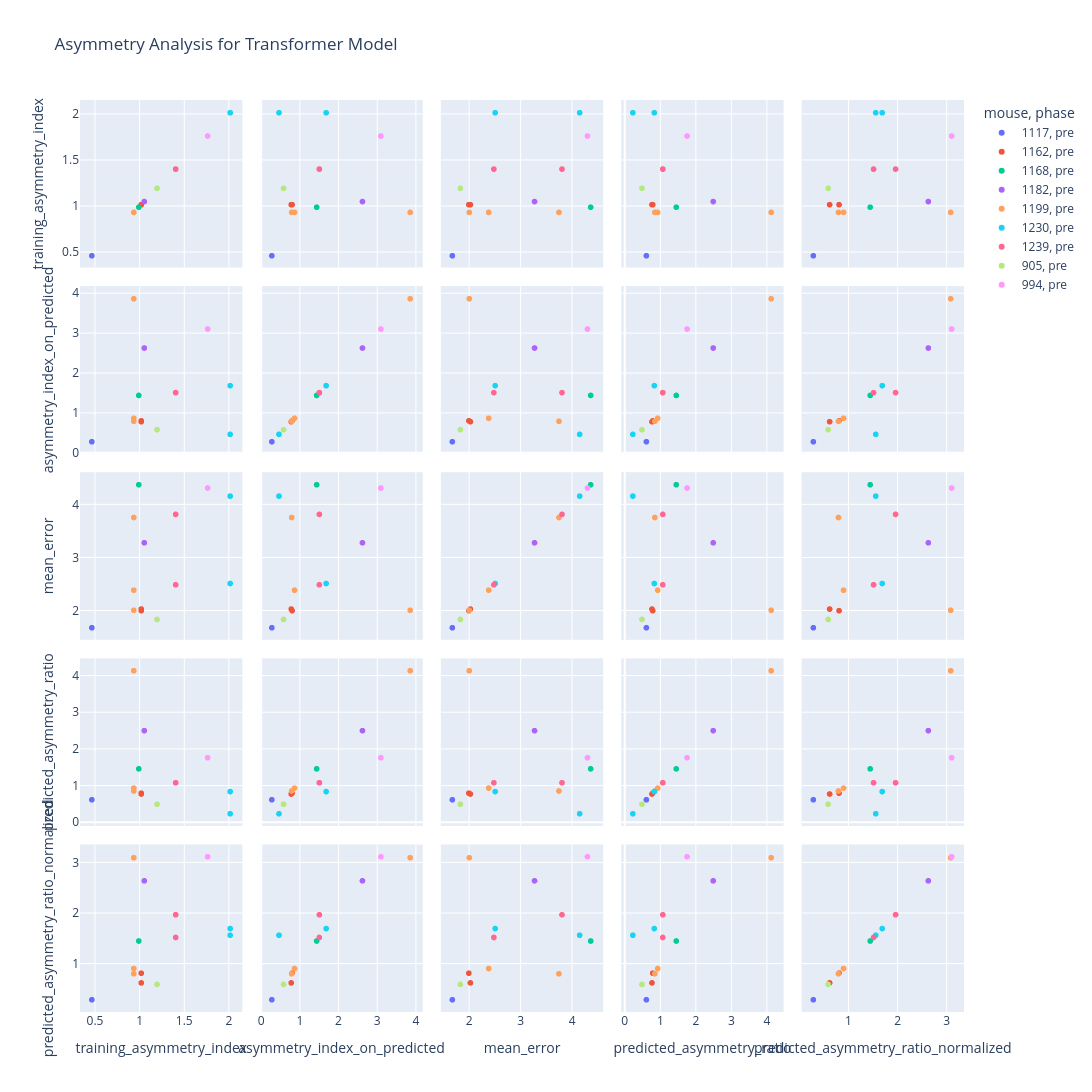

The cell this chart's notebook holds for it:
### Code cell
import plotly.express as px

px.scatter_matrix(
    loader.results_df[
        (loader.results_df.ann_mode == "Transformer")
        & (loader.results_df.phase == "pre")
        & (loader.results_df.winMS == 252)
        & (loader.results_df.mouse != "M1230Known")
    ],
    dimensions=[
        "training_asymmetry_index",
        "asymmetry_index_on_predicted",
        "mean_error",
        "predicted_asymmetry_ratio",
        "predicted_asymmetry_ratio_normalized",
    ],
    color="mouse",
    symbol="phase",
    title="Asymmetry Analysis for Transformer Model",
    width=1500,
    height=1500,
)

### Figure 1 — Plotly figure (JSON) as saved in the notebook; plotly's stock layout.template omitted (floating-point values rounded to 4 significant figures)
{"data": [{"dimensions": [{"axis": {"matches": true}, "label": "training_asymmetry_index", "values": [0.4652]}, {"axis": {"matches": true}, "label": "asymmetry_index_on_predicted", "values": [0.2865]}, {"axis": {"matches": true}, "label": "mean_error", "values": [1.68]}, {"axis": {"matches": true}, "label": "predicted_asymmetry_ratio", "values": [0.6158]}, {"axis": {"matches": true}, "label": "predicted_asymmetry_ratio_normalized", "values": [0.2865]}], "hovertemplate": "mouse=1117<br>phase=pre<br>%{xaxis.title.text}=%{x}<br>%{yaxis.title.text}=%{y}<extra></extra>", "legendgroup": "1117, pre", "marker": {"color": "#636efa", "symbol": "circle"}, "name": "1117, pre", "showlegend": true, "type": "splom"}, {"dimensions": [{"axis": {"matches": true}, "label": "training_asymmetry_index", "values": [1.02, 1.02]}, {"axis": {"matches": true}, "label": "asymmetry_index_on_predicted", "values": [0.8113, 0.7883]}, {"axis": {"matches": true}, "label": "mean_error", "values": [2.001, 2.032]}, {"axis": {"matches": true}, "label": "predicted_asymmetry_ratio", "values": [0.7956, 0.773]}, {"axis": {"matches": true}, "label": "predicted_asymmetry_ratio_normalized", "values": [0.8113, 0.6193]}], "hovertemplate": "mouse=1162<br>phase=pre<br>%{xaxis.title.text}=%{x}<br>%{yaxis.title.text}=%{y}<extra></extra>", "legendgroup": "1162, pre", "marker": {"color": "#EF553B", "symbol": "circle"}, "name": "1162, pre", "showlegend": true, "type": "splom"}, {"dimensions": [{"axis": {"matches": true}, "label": "training_asymmetry_index", "values": [0.9923]}, {"axis": {"matches": true}, "label": "asymmetry_index_on_predicted", "values": [1.447]}, {"axis": {"matches": true}, "label": "mean_error", "values": [4.374]}, {"axis": {"matches": true}, "label": "predicted_asymmetry_ratio", "values": [1.459]}, {"axis": {"matches": true}, "label": "predicted_asymmetry_ratio_normalized", "values": [1.447]}], "hovertemplate": "mouse=1168<br>phase=pre<br>%{xaxis.title.text}=%{x}<br>%{yaxis.title.text}=%{y}<extra></extra>", "legendgroup": "1168, pre", "marker": {"color": "#00cc96", "symbol": "circle"}, "name": "1168, pre", "showlegend": true, "type": "splom"}, {"dimensions": [{"axis": {"matches": true}, "label": "training_asymmetry_index", "values": [1.054]}, {"axis": {"matches": true}, "label": "asymmetry_index_on_predicted", "values": [2.635]}, {"axis": {"matches": true}, "label": "mean_error", "values": [3.281]}, {"axis": {"matches": true}, "label": "predicted_asymmetry_ratio", "values": [2.501]}, {"axis": {"matches": true}, "label": "predicted_asymmetry_ratio_normalized", "values": [2.635]}], "hovertemplate": "mouse=1182<br>phase=pre<br>%{xaxis.title.text}=%{x}<br>%{yaxis.title.text}=%{y}<extra></extra>", "legendgroup": "1182, pre", "marker": {"color": "#ab63fa", "symbol": "circle"}, "name": "1182, pre", "showlegend": true, "type": "splom"}, {"dimensions": [{"axis": {"matches": true}, "label": "training_asymmetry_index", "values": [0.9361, 0.9361, 0.9361]}, {"axis": {"matches": true}, "label": "asymmetry_index_on_predicted", "values": [0.7999, 3.871, 0.8746]}, {"axis": {"matches": true}, "label": "mean_error", "values": [3.757, 2.009, 2.388]}, {"axis": {"matches": true}, "label": "predicted_asymmetry_ratio", "values": [0.8545, 4.135, 0.9343]}, {"axis": {"matches": true}, "label": "predicted_asymmetry_ratio_normalized", "values": [0.7999, 3.093, 0.9033]}], "hovertemplate": "mouse=1199<br>phase=pre<br>%{xaxis.title.text}=%{x}<br>%{yaxis.title.text}=%{y}<extra></extra>", "legendgroup": "1199, pre", "marker": {"color": "#FFA15A", "symbol": "circle"}, "name": "1199, pre", "showlegend": true, "type": "splom"}, {"dimensions": [{"axis": {"matches": true}, "label": "training_asymmetry_index", "values": [2.018, 2.018]}, {"axis": {"matches": true}, "label": "asymmetry_index_on_predicted", "values": [1.693, 0.472]}, {"axis": {"matches": true}, "label": "mean_error", "values": [2.513, 4.16]}, {"axis": {"matches": true}, "label": "predicted_asymmetry_ratio", "values": [0.8388, 0.2339]}, {"axis": {"matches": true}, "label": "predicted_asymmetry_ratio_normalized", "values": [1.693, 1.561]}], "hovertemplate": "mouse=1230<br>phase=pre<br>%{xaxis.title.text}=%{x}<br>%{yaxis.title.text}=%{y}<extra></extra>", "legendgroup": "1230, pre", "marker": {"color": "#19d3f3", "symbol": "circle"}, "name": "1230, pre", "showlegend": true, "type": "splom"}, {"dimensions": [{"axis": {"matches": true}, "label": "training_asymmetry_index", "values": [1.406, 1.406]}, {"axis": {"matches": true}, "label": "asymmetry_index_on_predicted", "values": [1.517, 1.518]}, {"axis": {"matches": true}, "label": "mean_error", "values": [2.489, 3.816]}, {"axis": {"matches": true}, "label": "predicted_asymmetry_ratio", "values": [1.079, 1.08]}, {"axis": {"matches": true}, "label": "predicted_asymmetry_ratio_normalized", "values": [1.517, 1.966]}], "hovertemplate": "mouse=1239<br>phase=pre<br>%{xaxis.title.text}=%{x}<br>%{yaxis.title.text}=%{y}<extra></extra>", "legendgroup": "1239, pre", "marker": {"color": "#FF6692", "symbol": "circle"}, "name": "1239, pre", "showlegend": true, "type": "splom"}, {"dimensions": [{"axis": {"matches": true}, "label": "training_asymmetry_index", "values": [1.197]}, {"axis": {"matches": true}, "label": "asymmetry_index_on_predicted", "values": [0.5892]}, {"axis": {"matches": true}, "label": "mean_error", "values": [1.836]}, {"axis": {"matches": true}, "label": "predicted_asymmetry_ratio", "values": [0.4922]}, {"axis": {"matches": true}, "label": "predicted_asymmetry_ratio_normalized", "values": [0.5892]}], "hovertemplate": "mouse=905<br>phase=pre<br>%{xaxis.title.text}=%{x}<br>%{yaxis.title.text}=%{y}<extra></extra>", "legendgroup": "905, pre", "marker": {"color": "#B6E880", "symbol": "circle"}, "name": "905, pre", "showlegend": true, "type": "splom"}, {"dimensions": [{"axis": {"matches": true}, "label": "training_asymmetry_index", "values": [1.765]}, {"axis": {"matches": true}, "label": "asymmetry_index_on_predicted", "values": [3.112]}, {"axis": {"matches": true}, "label": "mean_error", "values": [4.312]}, {"axis": {"matches": true}, "label": "predicted_asymmetry_ratio", "values": [1.763]}, {"axis": {"matches": true}, "label": "predicted_asymmetry_ratio_normalized", "values": [3.112]}], "hovertemplate": "mouse=994<br>phase=pre<br>%{xaxis.title.text}=%{x}<br>%{yaxis.title.text}=%{y}<extra></extra>", "legendgroup": "994, pre", "marker": {"color": "#FF97FF", "symbol": "circle"}, "name": "994, pre", "showlegend": true, "type": "splom"}], "layout": {"dragmode": "select", "height": 1500, "legend": {"title": {"text": "mouse, phase"}, "tracegroupgap": 0}, "title": {"text": "Asymmetry Analysis for Transformer Model"}, "width": 1500}}
